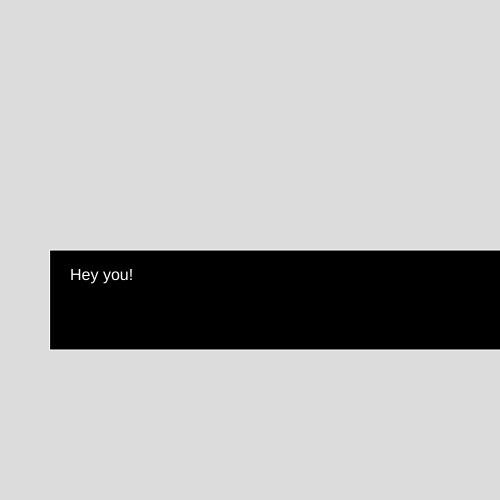
Frame 1 (no input)
Frame 60 (no input): identical to frame 1, image omitted
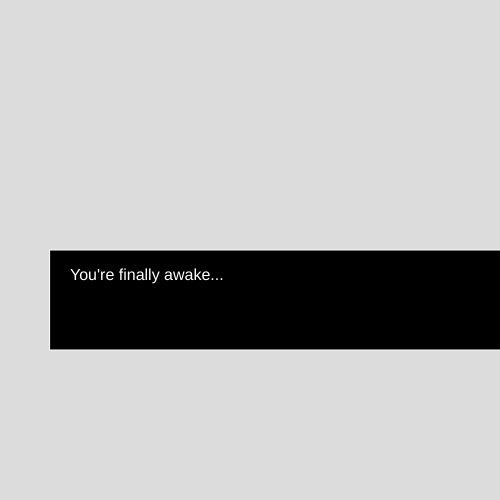
Frame 120 (the mouse pressed at the canvas centre since frame 60)

The p5.js sketch that drew these frames (run headless with seeded random() and noise() and a simulated clock; from frame 60 on, the mouse is pressed at the canvas centre):

// p5.js sketch
// ── sketch.js
let dialogueBox;

//sets the canvas and instance of the class
function setup() {
  createCanvas(500, 500);

//in this case we are passing the text values as set strings, could we do this with JSON or a text file?
  dialogueBox = new DialogueBox([
    "Hey you!",
    "You're finally awake..."
  ]);
}
//draws box on screen
function draw() {
  background(220);
  //only drawn if there is still text to show. 
  if(dialogueBox.outOfLines === false)
  dialogueBox.draw();
}

//if mouse button pressed we move to the next array index
function mousePressed(){
  dialogueBox.nextLine()
}


// ── dialogue.js
//class hold the dialogue info, handles drawing the text and the visual box
class DialogueBox {
  //properties
  dialogue;
  index;
  outOfLines;
    //constructer to set values
    constructor(dialogue) {
    this.dialogue = dialogue;
    this.index = 0;
    this.outOfLines = false;
  }

  //draw box and text
  draw() {
    fill(0);
    stroke(255);
    rect(50, 250, 500, 100);

    fill(255);
    noStroke();
    textSize(16);
    //set the current text value to show on screen, comes from an array passed to our class
    text(this.dialogue[this.index], 70, 280);
  }

  //itterates into the next index in the array, if we are out of lines it stops the box being drawn
  nextLine() {
    this.index++;
    if (this.index >= this.dialogue.length) {
      this.outOfLines = true;
    } 
    
  }
}
